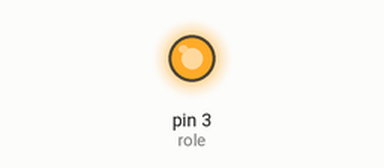
Recording of a sketch running on a simulated Arduino Uno, built with avr-gcc and run on an emulated ATmega328P. On the bench: output pins drawn as LEDs (lit = HIGH).

Above: at 5.0 s.
At 15.0 s:
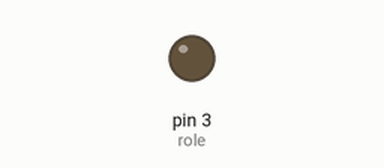
Timing chart, 0 to 26.0 s (numbered marks = the images above):
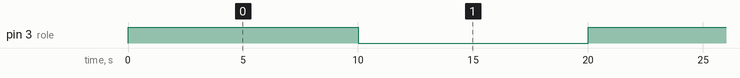

Measured:
- by itself, pin 3 (role): alternates HIGH for 10.0 s and LOW for 10.0 s

The sketch:

dieu_khien_cong_tac_to.ino
```cpp
//  Code này sử dụng cho role mức cao
int role = 3;// sử dụng chân 3 để điều khiển rơ le đóng ngắt cuộn từ của công tắc tơ
void setup() {
    pinMode(role, OUTPUT); // role được khai báo là chân ra
                   }
void loop() {
  digitalWrite(role, HIGH);   // bật role trong 10 giây cũng như cấp điện cho cuộn từ 10 s
  delay(10000);
  digitalWrite(role, LOW); // tắt role trong 10 giây cũng như ngắt điện cho cuộn từ 10 s
  delay(10000);
}   // trong phần sau chúng ta sử dụng nút nhấn để bật tắt role đóng ngắt cuộn từ của công tắc tơ
```
